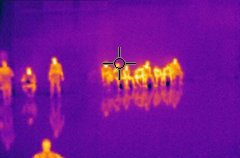
#> input picture cropped.jpg, 240 x 158 px
$ python contours_1.py   (Python 2 division)
#> lines starting #> are read from the running program, lines starting #| are printed output that depends on the picture; after the words box and inside, x2 and y2 are one past the last pixel; in counts of white or black regions, pixels touching at a corner belong together
import numpy as np
import cv2

im = cv2.imread('cropped.jpg')
#> im is the input picture: shape (158, 240, 3); mean B, G, R 147.8, 20.7, 118.5
imgray = cv2.cvtColor(im,cv2.COLOR_BGR2GRAY)
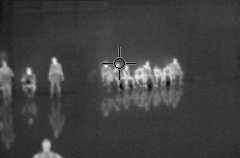
#> imgray: shape (158, 240); min 9, max 238, mean 64.4
ret,thresh = cv2.threshold(imgray,127,255,cv2.THRESH_BINARY)
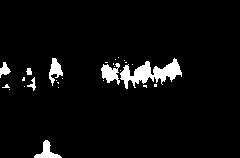
#> thresh: shape (158, 240); 4.6% white; 27 white regions (20 under 20 px)

contours, hierarchy = cv2.findContours(thresh,cv2.RETR_TREE,cv2.CHAIN_APPROX_SIMPLE)
#> contours = 27 contours, 20 with area under 20; largest, box (x1, y1, x2, y2) and area: (120, 58, 182, 89) 728, (101, 63, 120, 85) 202, (34, 140, 62, 158) 166, (49, 58, 63, 86) 154, (0, 62, 11, 78) 70, (27, 77, 36, 91) 30, (26, 68, 32, 75) 22
#cv2.drawContours(im,contours,-1,(0,255,0),3)

people = 0

for i in contours:

	m = cv2.moments(i)
	area = cv2.contourArea(i)

	if (m['m00'] != 0) and (area > 10):
		centroid_x = int(m['m10']/m['m00'])
		centroid_y = int(m['m01']/m['m00'])

		print "area: ", area
		print "x: ", centroid_x, "y: ", centroid_y

		cv2.drawContours(im,i,-1,(0,255,0),3)
		people = people + 1
#> this loop made 27 passes
#> (area, centroid_x, centroid_y) on passes 1, 12, 15, 18, 22, 25, 26: (166.5, 46, 151), (30, 32, 83), (22.5, 28, 71), (202.5, 109, 72), (70.5, 4, 69), (727.5, 150, 72), (153.5, 54, 69)
#| area:  166.5
#| x:  46 y:  151
#| area:  30.0
#| x:  32 y:  83
#| area:  22.5
#| x:  28 y:  71
#| area:  202.5
#| x:  109 y:  72
#| area:  70.5
#| x:  4 y:  69
#> (further printed lines are left out)
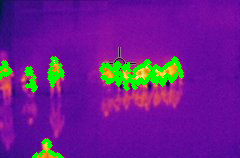
#> im: shape (158, 240, 3); 5.19% of pixels changed, all inside (x1, y1, x2, y2) = (0, 56, 184, 158)
#> after the loop, people = 7

print "number of people: ", people
#| number of people:  7

cv2.imshow("Contours", im)
cv2.waitKey(0)
